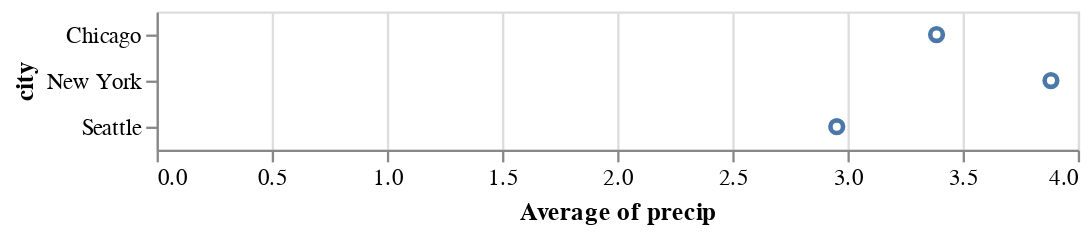

Write notebook code for a chart like this one.
### Markdown cell above
## Data Transformation: Aggregation

To allow for more flexibility in how data are visualized, Altair has a built-in syntax for *aggregation* of data. For example, we can compute the average of all values by specifying an aggregation function along with the field name:

### Code cell
alt.Chart(df).mark_point().encode(
    x='average(precip)',
    y='city'
)

### Figure 1 — Vega-Lite specification as saved in the notebook (floating-point values rounded to 4 significant figures)
{"config": {"view": {"continuousWidth": 400, "continuousHeight": 300}}, "data": {"name": "data-fdfbb22e8e0e89f6556d8a3b434b0c97"}, "mark": "point", "encoding": {"x": {"type": "quantitative", "aggregate": "average", "field": "precip"}, "y": {"type": "nominal", "field": "city"}}, "$schema": "https://vega.github.io/schema/vega-lite/v4.0.2.json", "datasets": {"data-fdfbb22e8e0e89f6556d8a3b434b0c97": [{"city": "Seattle", "month": "Apr", "precip": 2.68}, {"city": "Seattle", "month": "Aug", "precip": 0.87}, {"city": "Seattle", "month": "Dec", "precip": 5.31}, {"city": "New York", "month": "Apr", "precip": 3.94}, {"city": "New York", "month": "Aug", "precip": 4.13}, {"city": "New York", "month": "Dec", "precip": 3.58}, {"city": "Chicago", "month": "Apr", "precip": 3.62}, {"city": "Chicago", "month": "Aug", "precip": 3.98}, {"city": "Chicago", "month": "Dec", "precip": 2.56}]}}
